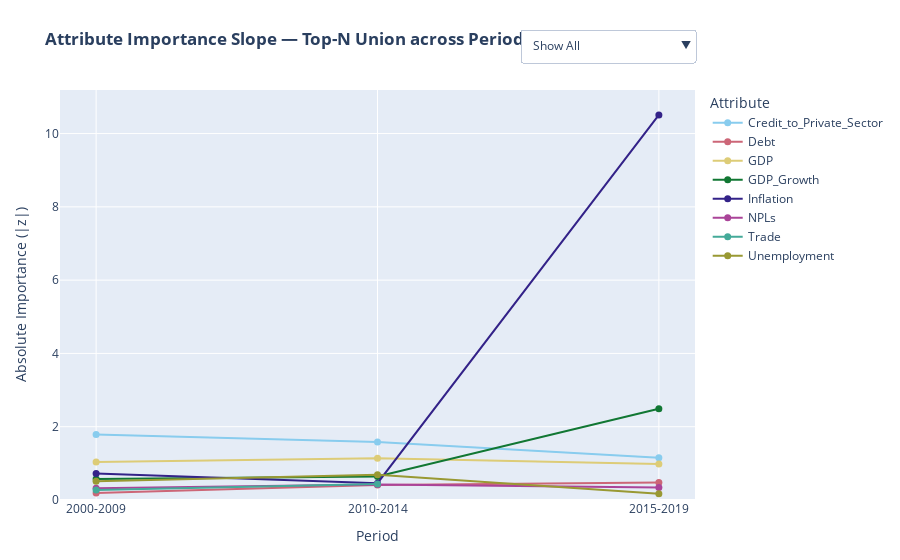

Write notebook code for a chart like this one.
### Markdown cell above
4D) Interactive Attribute Slope (HD Upgrade)

We parse Task-1 driver files to obtain absolute attribute importance per period.
We then construct a Top-N union of attributes across all periods and visualize their change using a slope graph.
A dropdown lets the analyst focus on any single attribute (highlighted with thicker stroke and labels), supporting rubric points on:



*   “combination of attributes defining groups” (temporal evolution),
*   interactive exploration and evaluation,
*   professional presentation (consistent color/legend, tooltips, and export).

### Code cell
# ====================== 4D. Interactive Attribute Slope (Option B) ======================
# Self-contained: loads drivers CSVs, parses importance, builds slope with dropdown
import os, re, numpy as np, pandas as pd
import plotly.graph_objects as go
import plotly.express as px

# ---------- Config ----------
BASE = "Task1_grouped_data_output"   # your output folder from Task 1
TOP_N = 10                         # union size across periods
OUT_HTML = os.path.join(BASE, "attr_slope_dropdown.html")

# Try both hyphen and en-dash in filenames (your Task 1 used en-dash)
def first_existing(path_candidates):
    for p in path_candidates:
        if os.path.exists(p):
            return p
    raise FileNotFoundError(f"None of these files exist:\n" + "\n".join(path_candidates))

f_00 = first_existing([f"{BASE}/drivers_2000–2009.csv", f"{BASE}/drivers_2000-2009.csv"])
f_10 = first_existing([f"{BASE}/drivers_2010–2014.csv", f"{BASE}/drivers_2010-2014.csv"])
f_15 = first_existing([f"{BASE}/drivers_2015–2019.csv", f"{BASE}/drivers_2015-2019.csv"])

drv_00s = pd.read_csv(f_00)
drv_10a = pd.read_csv(f_10)
drv_15a = pd.read_csv(f_15)

# ---------- Robust parser for Task-1 'drivers' structure ----------
# Expected columns like: ['cluster','top_positive','top_negative']
# Each cell like: "GDP_Growth(+0.55z); Inflation(+0.36z); GDP(+0.12z)"

def _parse_list_string(s):
    """Return list of (feature, value) from a semi-colon string 'A(+0.3z); B(-0.2z)'."""
    out = []
    if not isinstance(s, str) or not s.strip():
        return out
    parts = [p.strip() for p in s.split(";") if p.strip()]
    for p in parts:
        # capture: feature and signed float before trailing 'z'
        m = re.match(r"(.+?)\(\s*([+\-]?\d*\.?\d+)\s*z\)", p)
        if m:
            feat = m.group(1).strip()
            val = float(m.group(2))
            out.append((feat, val))
    return out

def explode_drivers(df):
    """
    Convert a drivers df with columns ['cluster','top_positive','top_negative']
    into long-form rows [cluster, feature, importance(abs z)].
    """
    if not all(c in df.columns for c in ["cluster","top_positive","top_negative"]):
        raise ValueError(f"Drivers file lacks required columns. Found: {df.columns.tolist()}")

    rows = []
    for _, r in df.iterrows():
        cl = r["cluster"]
        for feat, val in _parse_list_string(r["top_positive"]):
            rows.append((cl, feat, abs(val)))
        for feat, val in _parse_list_string(r["top_negative"]):
            rows.append((cl, feat, abs(val)))
    out = pd.DataFrame(rows, columns=["cluster","feature","importance"])
    # If duplicates (same feature multiple clusters), take max importance per feature
    return out.groupby(["feature"], as_index=False)["importance"].max()

drivers_clean = {
    "2000-2009": explode_drivers(drv_00s),
    "2010-2014": explode_drivers(drv_10a),
    "2015-2019": explode_drivers(drv_15a),
}

# ---------- Build long table & Top-N union ----------
drivers_long = []
for period, dfp in drivers_clean.items():
    tmp = dfp.copy()
    tmp["period"] = period
    drivers_long.append(tmp)
drivers_long = pd.concat(drivers_long, ignore_index=True)

# Rank within period, grab Top-N per period then take union of their names
per_top = (
    drivers_long
    .sort_values(["period","importance"], ascending=[True, False])
    .groupby("period")
    .head(TOP_N)
)
top_union = sorted(per_top["feature"].unique().tolist())

drivers_top = drivers_long[drivers_long["feature"].isin(top_union)].copy()

# For plotting, enforce consistent period order
period_order = ["2000-2009","2010-2014","2015-2019"]
drivers_top["period"] = pd.Categorical(drivers_top["period"], categories=period_order, ordered=True)

# ---------- Build a slope chart (one trace per feature) ----------
# We'll use a categorical x-axis with the three periods; each feature is a line through 3 points.
fig = go.Figure()

# A neutral color sequence
palette = px.colors.qualitative.Safe + px.colors.qualitative.Set3 + px.colors.qualitative.Plotly

feat_to_color = {feat: palette[i % len(palette)] for i, feat in enumerate(top_union)}

for feat in top_union:
    sub = drivers_top[drivers_top["feature"] == feat].sort_values("period")
    # ensure all periods present; missing → NaN
    sub = sub.set_index("period").reindex(period_order).reset_index()
    fig.add_trace(
        go.Scatter(
            x=sub["period"], y=sub["importance"],
            mode="lines+markers",
            name=feat,
            line=dict(width=2, color=feat_to_color[feat]),
            marker=dict(size=7),
            hovertemplate="<b>%{text}</b><br>Period=%{x}<br>Abs Importance=%{y:.2f}<extra></extra>",
            text=[feat]*len(sub)
        )
    )

# ---------- Dropdown to focus any single attribute ----------
# We create a button per feature that sets visibility for only that trace.
buttons = []
n_traces = len(fig.data)

# "All" view: show everything
buttons.append(dict(
    label="Show All",
    method="update",
    args=[
        {"visible": [True]*n_traces},
        {"title": "<b>Attribute Importance Slope — Top-N Union across Periods</b>"}
    ]
))

# For each feature: only that line visible, plus thicker style
for i, feat in enumerate(top_union):
    vis = [False]*n_traces
    vis[i] = True
    buttons.append(dict(
        label=feat,
        method="update",
        args=[
            {"visible": vis,
             "line": [dict(width=2)]*n_traces},  # reset
            {"title": f"<b>Attribute Importance Slope — Focus: {feat}</b>"}
        ]
    ))

fig.update_layout(
    title="<b>Attribute Importance Slope — Top-N Union across Periods</b>",
    xaxis=dict(title="Period", type="category", categoryorder="array", categoryarray=period_order),
    yaxis=dict(title="Absolute Importance (|z|)", rangemode="tozero"),
    legend_title_text="Attribute",
    updatemenus=[dict(
        type="dropdown",
        x=1.0, xanchor="right",
        y=1.15, yanchor="top",
        buttons=buttons,
        showactive=True
    )],
    margin=dict(l=60, r=20, t=90, b=60),
)

# Save + show
os.makedirs(BASE, exist_ok=True)
fig.write_html(OUT_HTML)
fig.show()

print(f"✅ Saved interactive slope: {OUT_HTML}")
print("✅ Built variables: drivers_long, drivers_top")

### Figure 1 — Plotly figure (JSON) as saved in the notebook; plotly's stock layout.template omitted (floating-point values rounded to 4 significant figures)
{"data": [{"hovertemplate": "<b>%{text}</b><br>Period=%{x}<br>Abs Importance=%{y:.2f}<extra></extra>", "line": {"color": "rgb(136, 204, 238)", "width": 2}, "marker": {"size": 7}, "mode": "lines+markers", "name": "Credit_to_Private_Sector", "text": ["Credit_to_Private_Sector", "Credit_to_Private_Sector", "Credit_to_Private_Sector"], "type": "scatter", "x": ["2000-2009", "2010-2014", "2015-2019"], "y": [1.79, 1.58, 1.15]}, {"hovertemplate": "<b>%{text}</b><br>Period=%{x}<br>Abs Importance=%{y:.2f}<extra></extra>", "line": {"color": "rgb(204, 102, 119)", "width": 2}, "marker": {"size": 7}, "mode": "lines+markers", "name": "Debt", "text": ["Debt", "Debt", "Debt"], "type": "scatter", "x": ["2000-2009", "2010-2014", "2015-2019"], "y": [0.19, 0.41, 0.48]}, {"hovertemplate": "<b>%{text}</b><br>Period=%{x}<br>Abs Importance=%{y:.2f}<extra></extra>", "line": {"color": "rgb(221, 204, 119)", "width": 2}, "marker": {"size": 7}, "mode": "lines+markers", "name": "GDP", "text": ["GDP", "GDP", "GDP"], "type": "scatter", "x": ["2000-2009", "2010-2014", "2015-2019"], "y": [1.04, 1.14, 0.98]}, {"hovertemplate": "<b>%{text}</b><br>Period=%{x}<br>Abs Importance=%{y:.2f}<extra></extra>", "line": {"color": "rgb(17, 119, 51)", "width": 2}, "marker": {"size": 7}, "mode": "lines+markers", "name": "GDP_Growth", "text": ["GDP_Growth", "GDP_Growth", "GDP_Growth"], "type": "scatter", "x": ["2000-2009", "2010-2014", "2015-2019"], "y": [0.57, 0.64, 2.49]}, {"hovertemplate": "<b>%{text}</b><br>Period=%{x}<br>Abs Importance=%{y:.2f}<extra></extra>", "line": {"color": "rgb(51, 34, 136)", "width": 2}, "marker": {"size": 7}, "mode": "lines+markers", "name": "Inflation", "text": ["Inflation", "Inflation", "Inflation"], "type": "scatter", "x": ["2000-2009", "2010-2014", "2015-2019"], "y": [0.72, 0.46, 10.51]}, {"hovertemplate": "<b>%{text}</b><br>Period=%{x}<br>Abs Importance=%{y:.2f}<extra></extra>", "line": {"color": "rgb(170, 68, 153)", "width": 2}, "marker": {"size": 7}, "mode": "lines+markers", "name": "NPLs", "text": ["NPLs", "NPLs", "NPLs"], "type": "scatter", "x": ["2000-2009", "2010-2014", "2015-2019"], "y": [0.32, 0.42, 0.34]}, {"hovertemplate": "<b>%{text}</b><br>Period=%{x}<br>Abs Importance=%{y:.2f}<extra></extra>", "line": {"color": "rgb(68, 170, 153)", "width": 2}, "marker": {"size": 7}, "mode": "lines+markers", "name": "Trade", "text": ["Trade", "Trade", "Trade"], "type": "scatter", "x": ["2000-2009", "2010-2014", "2015-2019"], "y": [0.27, 0.44, NaN]}, {"hovertemplate": "<b>%{text}</b><br>Period=%{x}<br>Abs Importance=%{y:.2f}<extra></extra>", "line": {"color": "rgb(153, 153, 51)", "width": 2}, "marker": {"size": 7}, "mode": "lines+markers", "name": "Unemployment", "text": ["Unemployment", "Unemployment", "Unemployment"], "type": "scatter", "x": ["2000-2009", "2010-2014", "2015-2019"], "y": [0.51, 0.69, 0.17]}], "layout": {"legend": {"title": {"text": "Attribute"}}, "margin": {"b": 60, "l": 60, "r": 20, "t": 90}, "title": {"text": "<b>Attribute Importance Slope — Top-N Union across Periods</b>"}, "updatemenus": [{"buttons": [{"args": [{"visible": [true, true, true, true, true, true, true, true]}, {"title": "<b>Attribute Importance Slope — Top-N Union across Periods</b>"}], "label": "Show All", "method": "update"}, {"args": [{"line": [{"width": 2}, {"width": 2}, {"width": 2}, {"width": 2}, {"width": 2}, {"width": 2}, {"width": 2}, {"width": 2}], "visible": [true, false, false, false, false, false, false, false]}, {"title": "<b>Attribute Importance Slope — Focus: Credit_to_Private_Sector</b>"}], "label": "Credit_to_Private_Sector", "method": "update"}, {"args": [{"line": [{"width": 2}, {"width": 2}, {"width": 2}, {"width": 2}, {"width": 2}, {"width": 2}, {"width": 2}, {"width": 2}], "visible": [false, true, false, false, false, false, false, false]}, {"title": "<b>Attribute Importance Slope — Focus: Debt</b>"}], "label": "Debt", "method": "update"}, {"args": [{"line": [{"width": 2}, {"width": 2}, {"width": 2}, {"width": 2}, {"width": 2}, {"width": 2}, {"width": 2}, {"width": 2}], "visible": [false, false, true, false, false, false, false, false]}, {"title": "<b>Attribute Importance Slope — Focus: GDP</b>"}], "label": "GDP", "method": "update"}, {"args": [{"line": [{"width": 2}, {"width": 2}, {"width": 2}, {"width": 2}, {"width": 2}, {"width": 2}, {"width": 2}, {"width": 2}], "visible": [false, false, false, true, false, false, false, false]}, {"title": "<b>Attribute Importance Slope — Focus: GDP_Growth</b>"}], "label": "GDP_Growth", "method": "update"}, {"args": [{"line": [{"width": 2}, {"width": 2}, {"width": 2}, {"width": 2}, {"width": 2}, {"width": 2}, {"width": 2}, {"width": 2}], "visible": [false, false, false, false, true, false, false, false]}, {"title": "<b>Attribute Importance Slope — Focus: Inflation</b>"}], "label": "Inflation", "method": "update"}, {"args": [{"line": [{"width": 2}, {"width": 2}, {"width": 2}, {"width": 2}, {"width": 2}, {"width": 2}, {"width": 2}, {"width": 2}], "visible": [false, false, false, false, false, true, false, false]}, {"title": "<b>Attribute Importance Slope — Focus: NPLs</b>"}], "label": "NPLs", "method": "update"}, {"args": [{"line": [{"width": 2}, {"width": 2}, {"width": 2}, {"width": 2}, {"width": 2}, {"width": 2}, {"width": 2}, {"width": 2}], "visible": [false, false, false, false, false, false, true, false]}, {"title": "<b>Attribute Importance Slope — Focus: Trade</b>"}], "label": "Trade", "method": "update"}, {"args": [{"line": [{"width": 2}, {"width": 2}, {"width": 2}, {"width": 2}, {"width": 2}, {"width": 2}, {"width": 2}, {"width": 2}], "visible": [false, false, false, false, false, false, false, true]}, {"title": "<b>Attribute Importance Slope — Focus: Unemployment</b>"}], "label": "Unemployment", "method": "update"}], "showactive": true, "type": "dropdown", "x": 1, "xanchor": "right", "y": 1.15, "yanchor": "top"}], "xaxis": {"categoryarray": ["2000-2009", "2010-2014", "2015-2019"], "categoryorder": "array", "title": {"text": "Period"}, "type": "category"}, "yaxis": {"rangemode": "tozero", "title": {"text": "Absolute Importance (|z|)"}}}}
